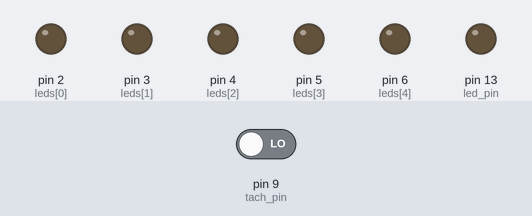
This sketch was run on a simulated Arduino Uno, built with avr-gcc and run on an emulated ATmega328P. Shown: output pins drawn as LEDs (lit = HIGH). Inputs (shaded band) come from the test bench; at power-on: pin 9 (tach_pin) LOW.

Above: at 1.2 s.
1.3 s: pin 9 (tach_pin) driven HIGH
At 2.5 s:
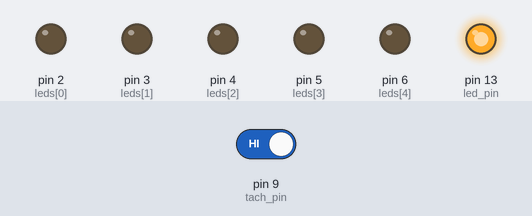
2.8 s: pin 9 (tach_pin) driven LOW
At 3.8 s:
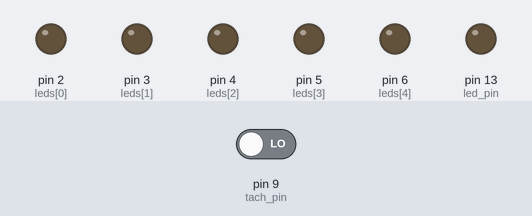
Timing chart, 0 to 5.8 s (numbered marks = the images above; inputs shaded):
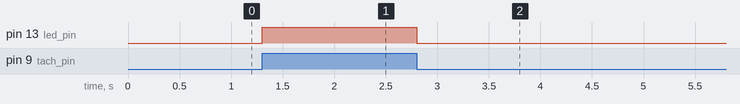

The sketch:

shiftlight.ino
```cpp
// (licence header left out)
const int leds[] = {2, 3, 4, 5, 6};
const int thresholds[] = {4500, 5000, 5500, 6000, 6500};
const unsigned num_leds = sizeof leds / sizeof *leds;
const int WARNING_THRESHOLD = 7000;  // Start blinking here
const int hysteresis = 200;          // rpm difference to preventing flip-flopping
const int tach_pin = 9;
const int led_pin = 13;

boolean state[sizeof leds / sizeof *leds] = {0};

unsigned long time, last_rise;
int interval = 0;


void update_leds(const int microseconds) {
        // 60 seconds, 2 sparks per rev
        long rpm = 60L * 1000000L / microseconds / 2;
        boolean blinker = true;
        unsigned long clock = millis();

        if (rpm > WARNING_THRESHOLD) {
                blinker = clock / 50 % 2; // Switch state 20 times a second
        }

        for (unsigned i = 0; i < num_leds; i++) {
                int threshold = thresholds[i];
                boolean new_state = threshold < rpm && blinker;
                boolean adjusted = new_state;

                if (state[i] && !new_state) {
                        // Hysteresis on return to prevent flip-flopping
                        adjusted = threshold - hysteresis < rpm && blinker;
                }

                digitalWrite(leds[i], adjusted);
                state[i] = adjusted;
        }
}


void setup() {
        for (unsigned i = 0; i < num_leds; i++) {
                pinMode(leds[i], OUTPUT);
        }
        pinMode(tach_pin, INPUT);
        pinMode(led_pin, OUTPUT);
        time = micros();
        last_rise = time;
}


boolean val = LOW, last_val = LOW;

void loop() {
        val = digitalRead(tach_pin);
        if (val == HIGH && last_val == LOW) {
                time = micros();
                interval = time - last_rise;
                last_rise = time;
        }

        update_leds(interval);
        digitalWrite(led_pin, val);
        last_val = val;
}
```

Measured:
- after the input at 1.3 s, pin 13 (led_pin): LOW → HIGH at once
- after the input at 2.8 s, pin 13 (led_pin): HIGH → LOW at once
